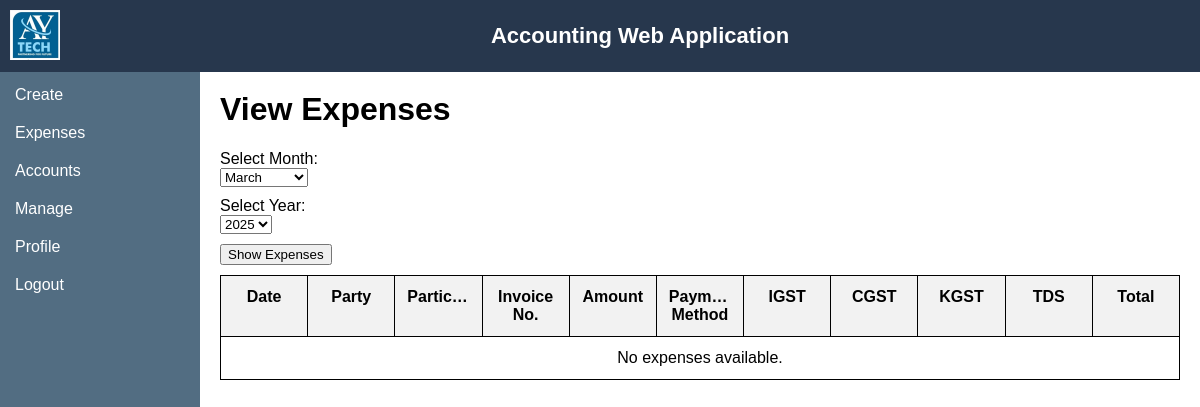
Before: /view_expenses/ with the older database file.
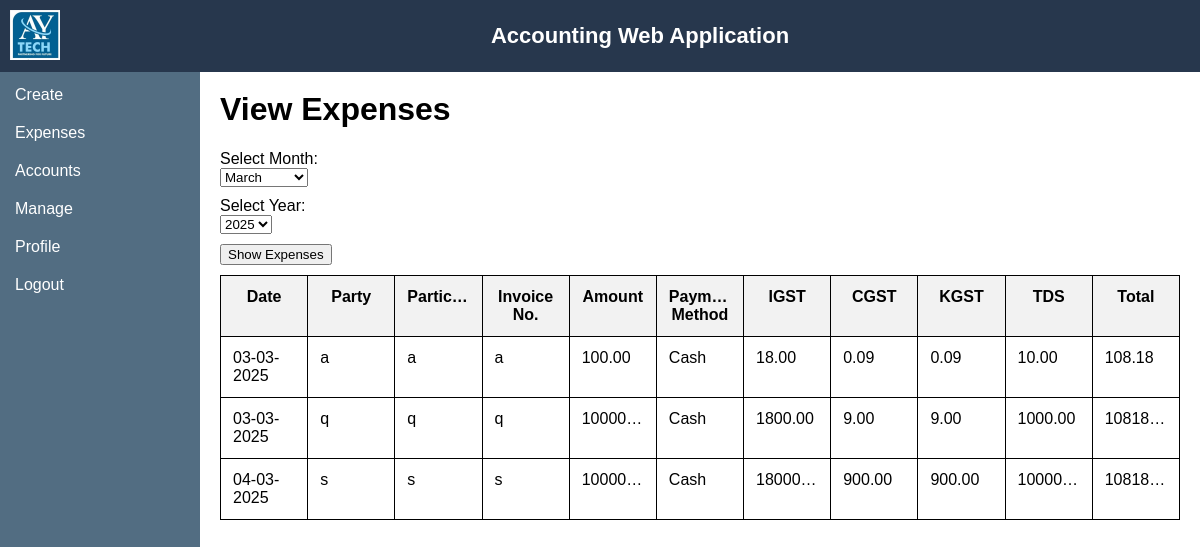
After: the same page with the newer database file.
### main/models.py (models this page shows, shortened)
class Expense(models.Model):
    date = models.DateField()
    party = models.CharField(max_length=100)
    particulars = models.CharField(max_length=200)
    invoice_number = models.CharField(max_length=20)
    amount = models.DecimalField(max_digits=10, decimal_places=2)
    bank_or_cash = models.CharField(max_length=20, default='Cash')
    igst = models.DecimalField(max_digits=10, decimal_places=2, default=Decimal('0.00'))
    cgst = models.DecimalField(max_digits=5, decimal_places=2, default=Decimal('0.00'))
    kgst = models.DecimalField(max_digits=10, decimal_places=2, default=Decimal('0.00'))
    tds = models.DecimalField(max_digits=10, decimal_places=2, default=Decimal('0.00'))
    total = models.DecimalField(max_digits=10, decimal_places=2, default=Decimal('0.00'))

### main/views.py (the view)
# urls.py: path('view_expenses/', view_expenses, name='view_expenses'),
def view_expenses(request):
    current_month = datetime.now().month
    current_year = datetime.now().year
    months = [(i, calendar.month_name[i]) for i in range(1, 13)]  # (month_number, month_name)
    selected_month = int(request.GET.get('month', current_month))
    selected_year = int(request.GET.get('year', current_year))
    expenses = Expense.objects.filter(date__month=selected_month, date__year=selected_year)
    years = range(current_year - 5, current_year + 1)
    context = {
        'expenses': expenses,
        'selected_month': selected_month,
        'selected_year': selected_year,
        'months': months,
        'years': years,
    }
    return render(request, 'mysite/view_expenses.html', context)

### main/templates/mysite/view_expenses.html (shortened to what this page needs)
{% extends 'base.html' %}
{% block content %}
    <h1>View Expenses</h1>
    <form method="get" action="{% url 'view_expenses' %}">
        <div>
            <label for="month">Select Month:</label><br>
            <select name="month" id="month">
                {% for month_number, month_name in months %}
                    <option value="{{ month_number }}" {% if month_number == selected_month %}selected{% endif %}>
                        {{ month_name }}
                    </option>
                {% endfor %}
            </select>
        </div>
        <div>
            <label for="year">Select Year:</label><br>
            <select name="year" id="year">
                {% for year in years %}
                    <option value="{{ year }}" {% if year == selected_year %}selected{% endif %}>
                        {{ year }}
                    </option>
                {% endfor %}
            </select>
        </div>
        <div>
            <button type="submit">Show Expenses</button>
        </div>
    </form>
    <div>
        <table style="width: 100%; border-collapse: collapse; table-layout: fixed;">
            <thead>
                <tr>
                    <th>Date</th>
                    <th>Party</th>
                    <th>Particulars</th>
                    <th>Invoice No.</th>
                    <th>Amount</th>
                    <th>Payment Method</th>
                    <th>IGST</th>
                    <th>CGST</th>
                    <th>KGST</th>
                    <th>TDS</th>
                    <th>Total</th>
                </tr>
            </thead>
            <tbody>
                {% for expense in expenses %}
                    <tr>
                        <td>{{ expense.date|date:"d-m-Y" }}</td>
                        <td>{{ expense.party }}</td>
                        <td>{{ expense.particulars }}</td>
                        <td>{{ expense.invoice_number }}</td>
                        <td>{{ expense.amount }}</td>
                        <td>{{ expense.bank_or_cash }}</td>
                        <td>{{ expense.igst }}</td>
                        <td>{{ expense.cgst }}</td>
                        <td>{{ expense.kgst }}</td>
                        <td>{{ expense.tds }}</td>
                        <td>{{ expense.total }}</td>
                    </tr>
                {% empty %}
                    <tr>
                        <td colspan="11" style="text-align: center;">No expenses available.</td>
                    </tr>
                {% endfor %}
            </tbody>
        </table>
    </div>
{% endblock %}

Changed rows visible on the page:
added Expense: date "03-03-2025", party "a", particulars "a", invoice_number "a", amount "100.00", bank_or_cash "Cash", igst "18.00", cgst "0.09", kgst "0.09", tds "10.00", total "108.18"
added Expense: date "03-03-2025", party "q", particulars "q", invoice_number "q", amount "10000…", bank_or_cash "Cash", igst "1800.00", cgst "9.00", kgst "9.00", tds "1000.00", total "10818…"
added Expense: date "04-03-2025", party "s", particulars "s", invoice_number "s", amount "10000…", bank_or_cash "Cash", igst "18000…", cgst "900.00", kgst "900.00", tds "10000…", total "10818…"
Other visible differences:
text no longer shown: "No expenses available."
